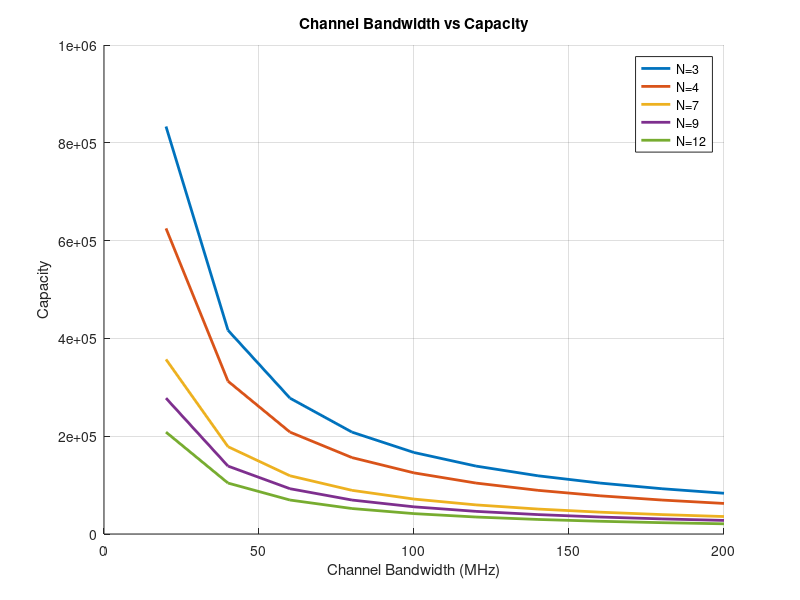
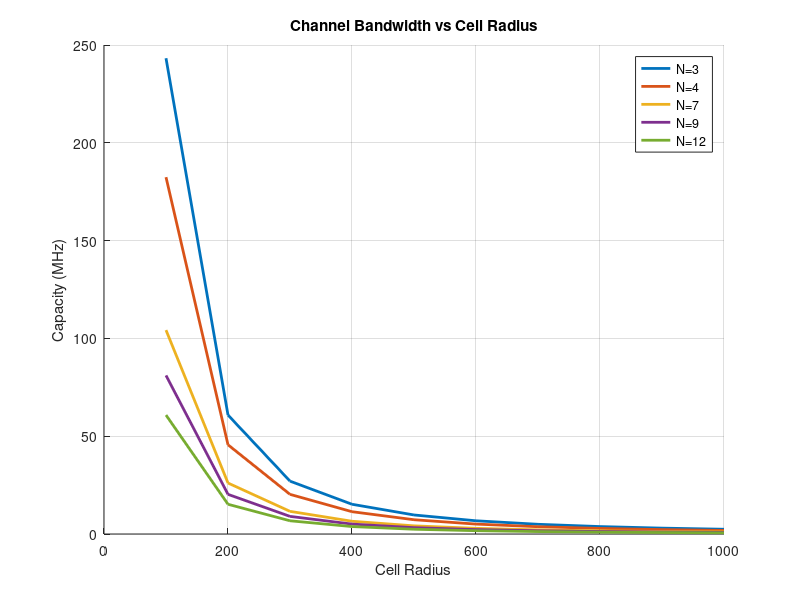

These figures' MATLAB source, in order:
clc
clear all
close all

% tBW = input("Enter total Bandwidth (MHz) : ");
tBW = 50;
tBW = tBW * 1000;
cBW = 20:20:200;
S = tBW ./ cBW;

N = [3, 4, 7, 9, 12];
area = 2000;
cellArea = 2;

figure; hold on;

for i = 1:length(N)
    clusterArea = N(i) * cellArea;
    M = area / clusterArea;    
    C = M .* S;                      
    plot(cBW, C, 'LineWidth', 2);
end

legend("N=3", "N=4", "N=7", "N=9", "N=12");
grid on;
xlabel("Channel Bandwidth (MHz)");
ylabel("Capacity");
title("Channel Bandwidth vs Capacity");
hold off;


%%

clc
clear all
close all

tBW = 1800e3;
cBW =200;

cellRadius = 100:100:1000;
totalArea = 2100;
cellArea = 2.59*cellRadius.^2;

N = [3, 4, 7, 9, 12];

figure; hold on;
for i = 1:length(N)
    clusterArea = N(i) * cellArea; 
    M = totalArea ./ clusterArea; 
    S = tBW ./ cBW;     
    C = M .* S;                      
    plot(cellRadius, C, 'LineWidth', 2);
end

legend("N=3", "N=4", "N=7", "N=9", "N=12");
grid on;
xlabel("Cell Radius");
ylabel("Capacity (MHz)");
title("Channel Bandwidth vs Cell Radius");
hold off;